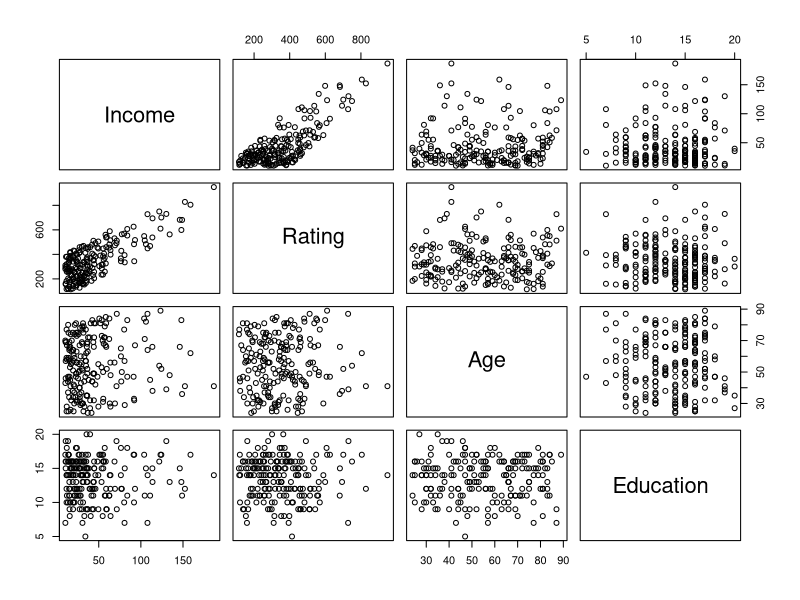
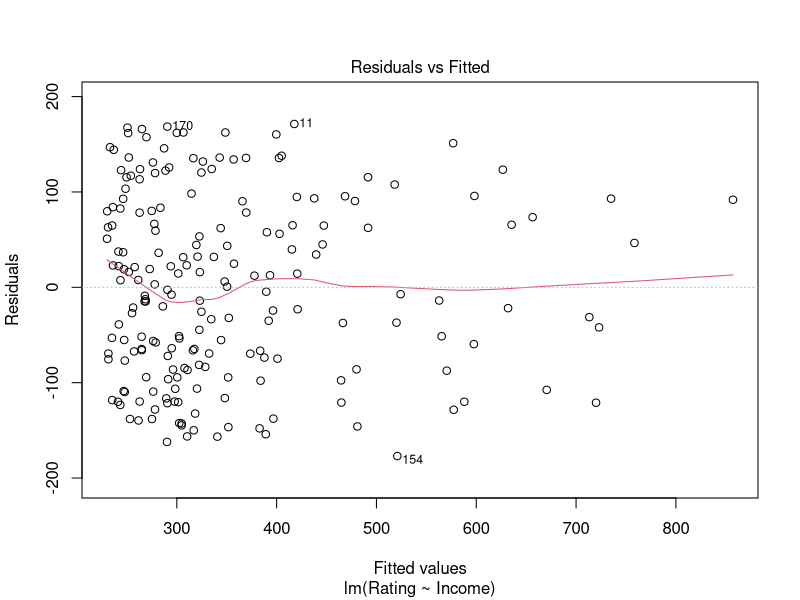
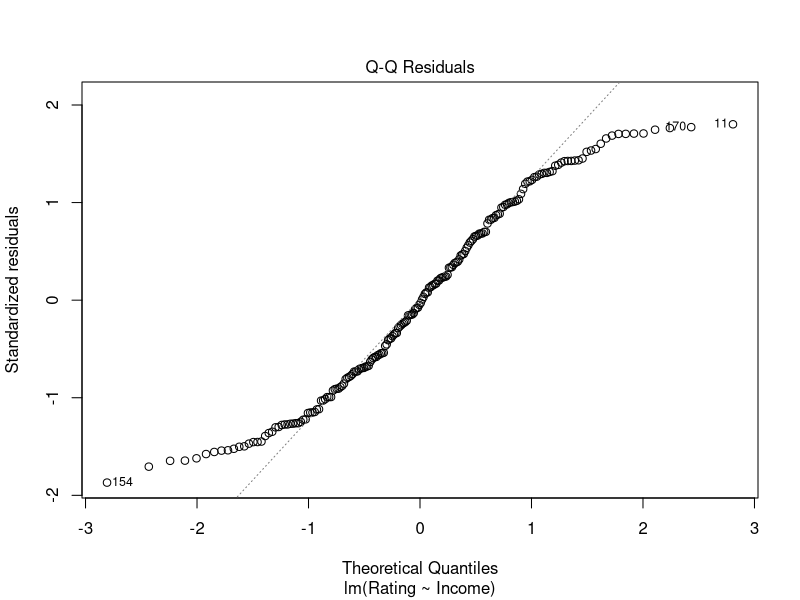
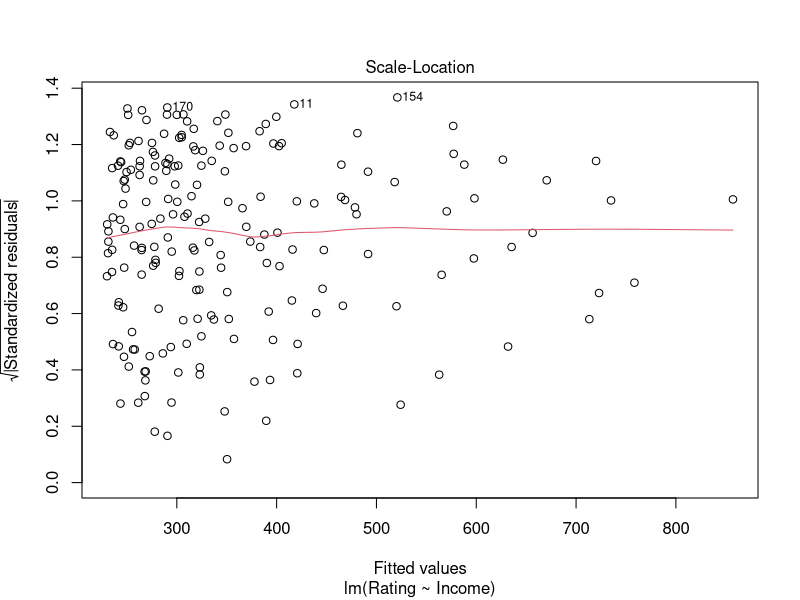
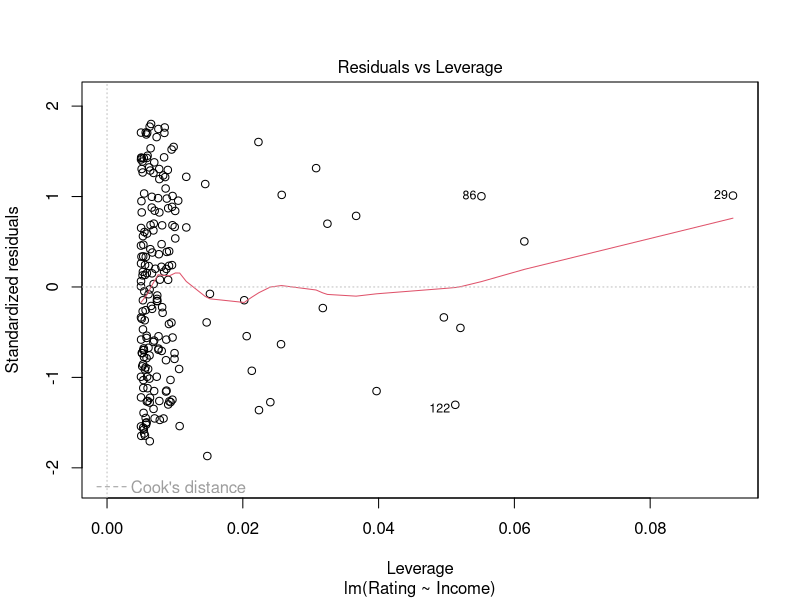
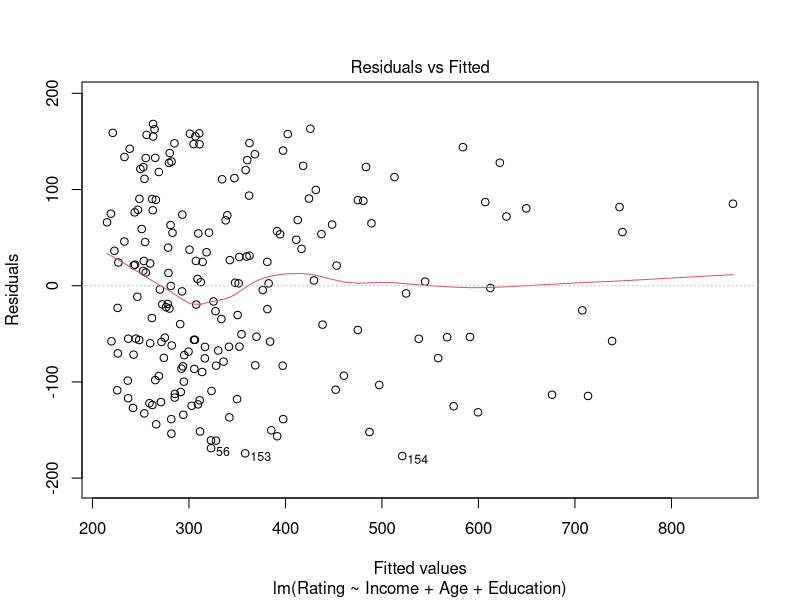
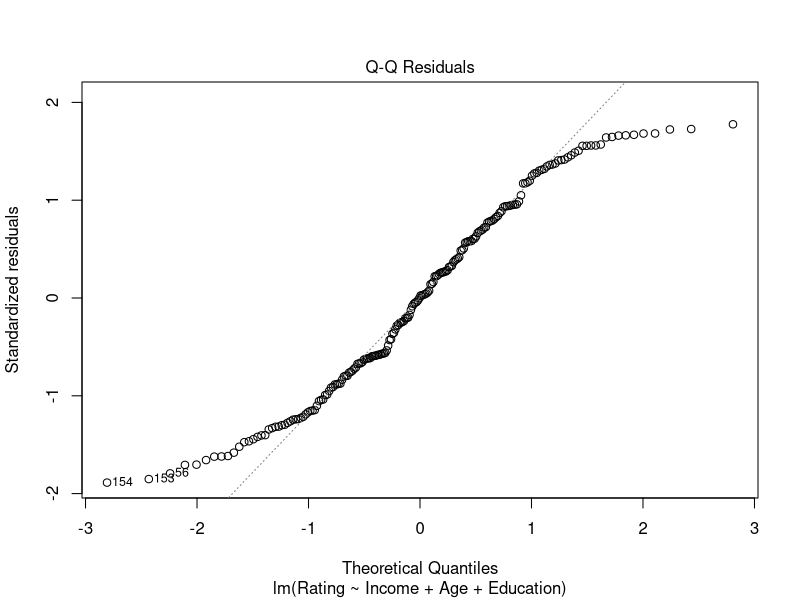
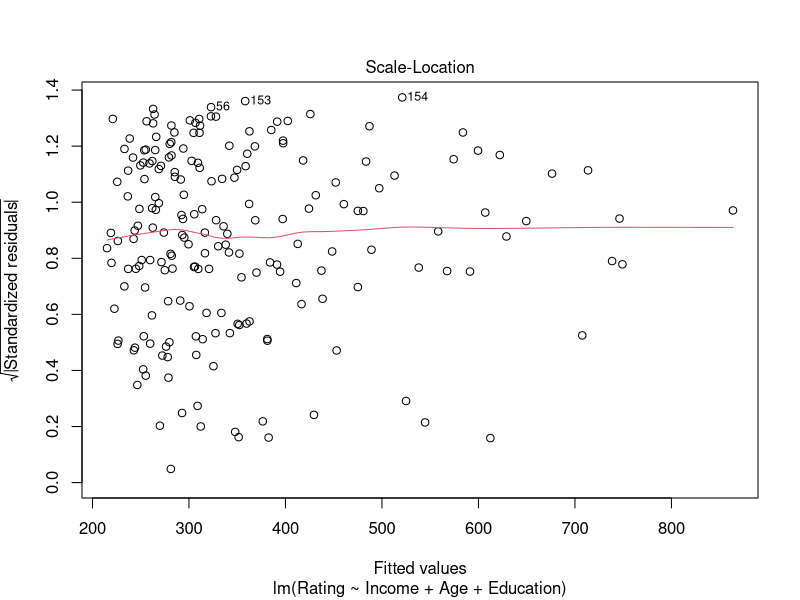

Source code (R) for these figures, in order:
# Vincent Lazo
# STA 4163
# Mini project 3

library("readxl")

# Auxiliary variables:
dataset <- read_excel("STA4163 Mini Project 3 Dataset-1.xlsx")
df <- data.frame(dataset)

attach(df)

# part 1: simple linear regression

plot(df)

# model
income_model <- lm(Rating ~ Income, data = df)

# scatterplot
pdf('output/income_plot.pdf')
plot(income_model)
dev.off()

# model summary
summary(income_model)

# anova on model
anova(income_model)

# confidence interval
confint(income_model, level = 0.95)

# coefficient of correlation
cor(Income, Rating)

# part 2: multiple linear regression
multi_model <- lm(Rating ~ Income + Age + Education, data = df)

summary(multi_model)

# scatterplot
pdf('output/multi_plot.pdf')
plot(multi_model)
dev.off()

# single linear regression with education and rating
education_model <- lm(Rating ~ Education, data = df)

# scatterplot
pdf('output/education_plot.pdf')
plot(education_model)
dev.off()

# model summary
summary(education_model)


